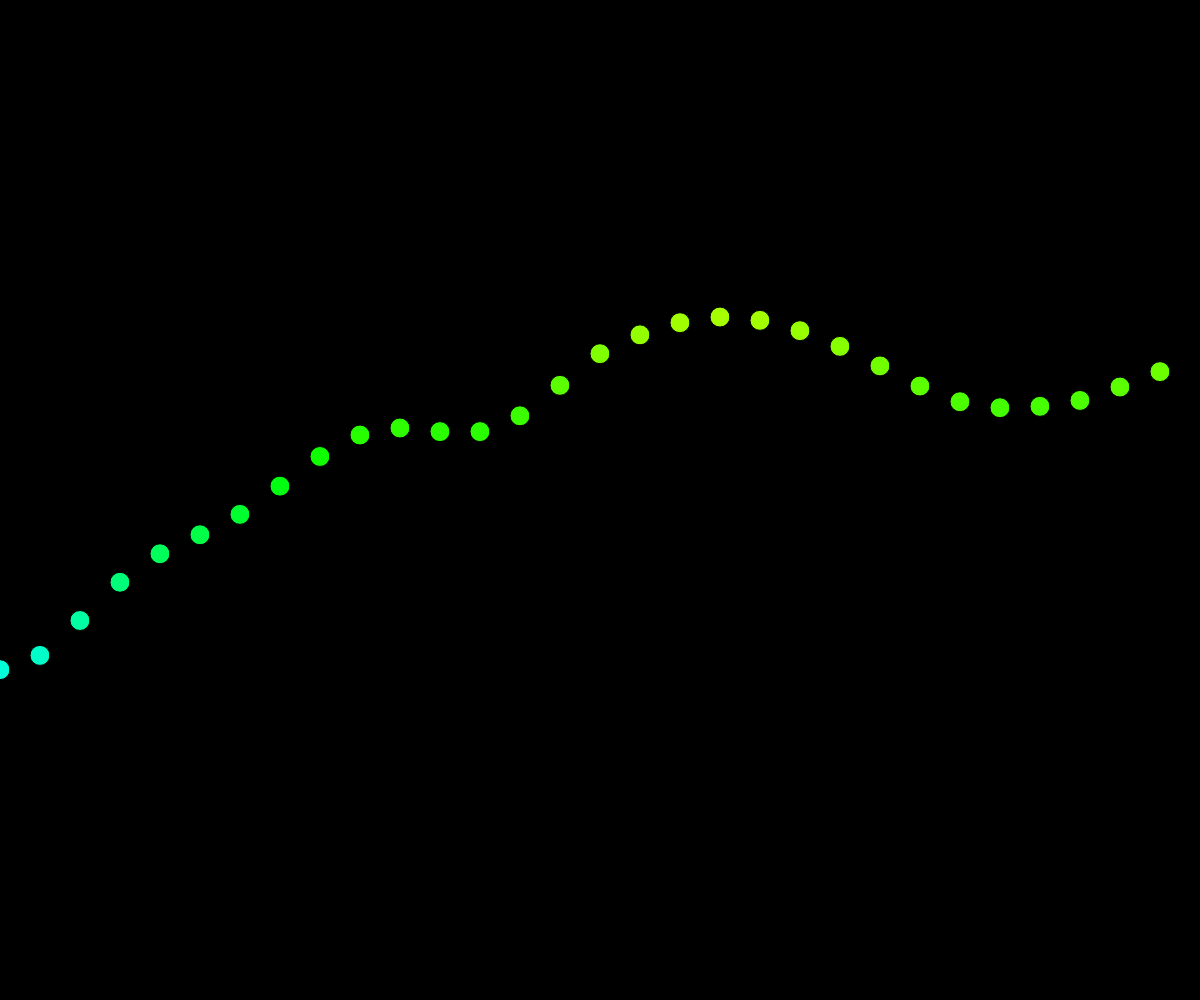
Frame 1 (no input)
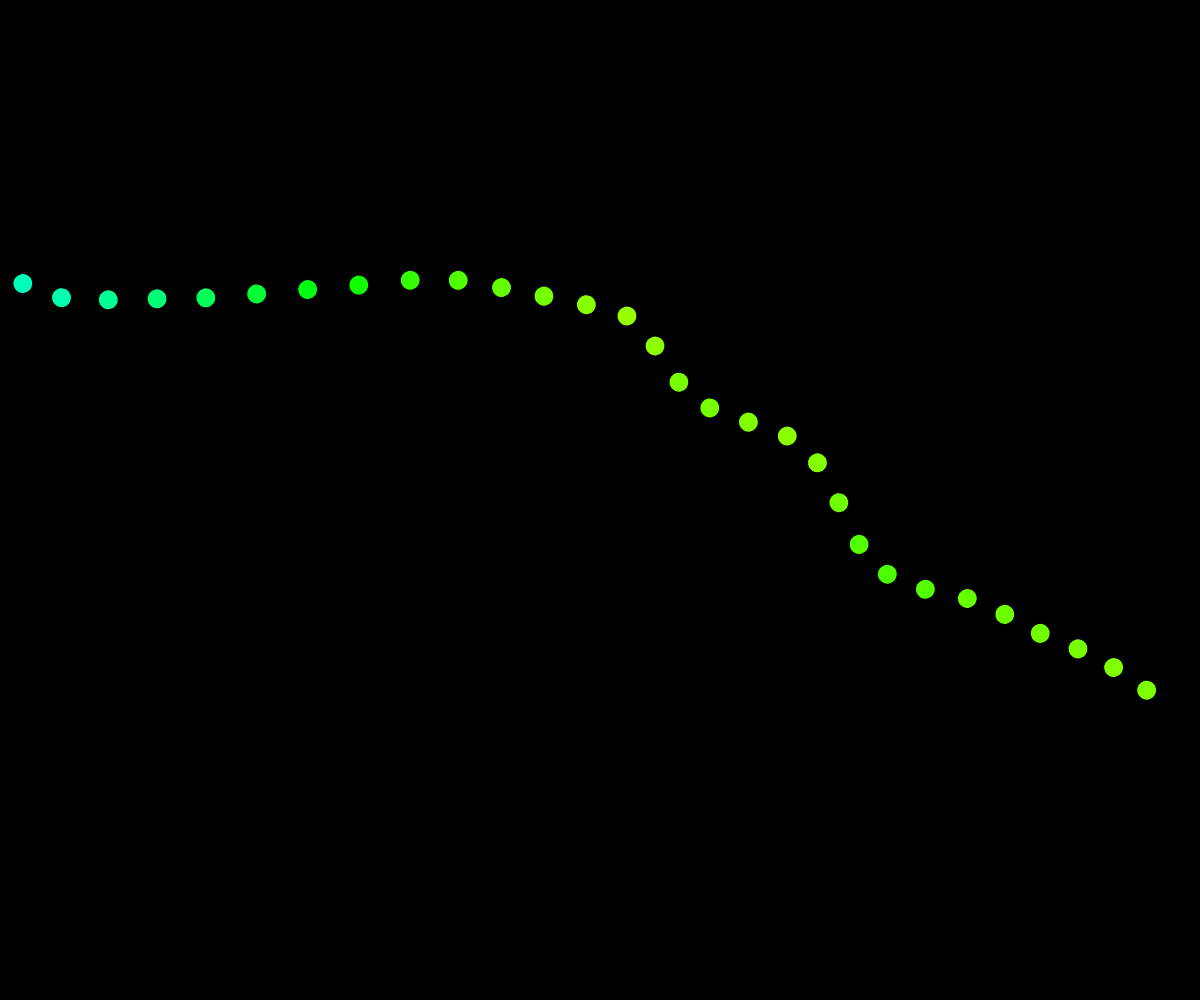
Frame 60 (no input)
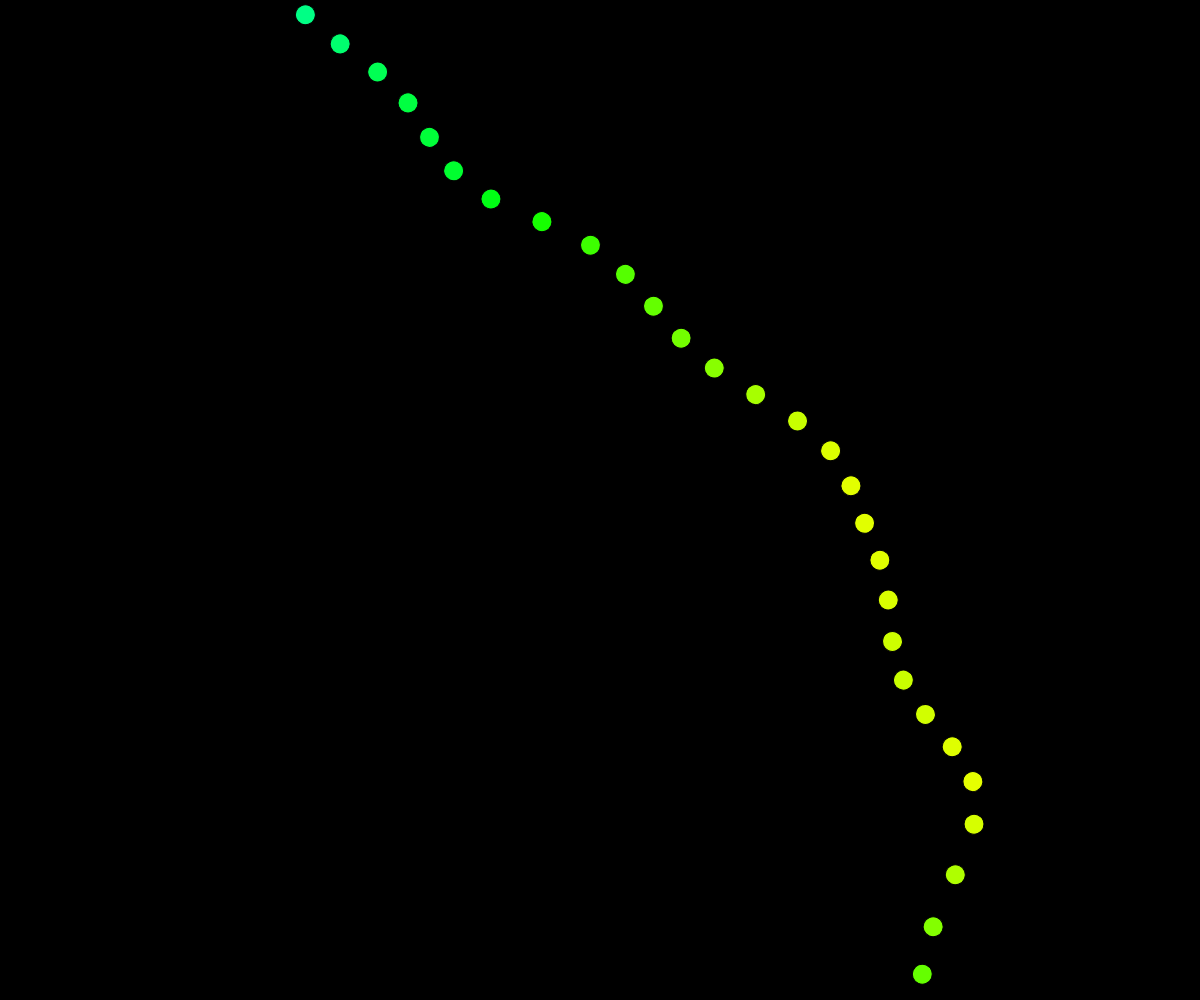
Frame 120 (the mouse pressed at the canvas centre since frame 60)

The p5.js sketch that drew these frames (run headless with seeded random() and noise() and a simulated clock; from frame 60 on, the mouse is pressed at the canvas centre):

// p5.js sketch
// ── sketch.js
var yoff = 0;
var r = 0;

function setup() {
  createCanvas(windowWidth,windowHeight);
  background(0);
  colorMode(HSB);
}

function draw() {
  fill(0);
  rect(0,0,width,height);
  translate(width/2,height/2);
  rotate(r);
  var x = 0;
  while(x<width){
    fill(noise(x*0.001,yoff)*255,255,255);
    ellipse(x-width/2,noise(x*0.001,yoff)*height-height/2,20,20);
    x = x + 40;
  }
  yoff += 0.006;
  r += 0.01;
}
